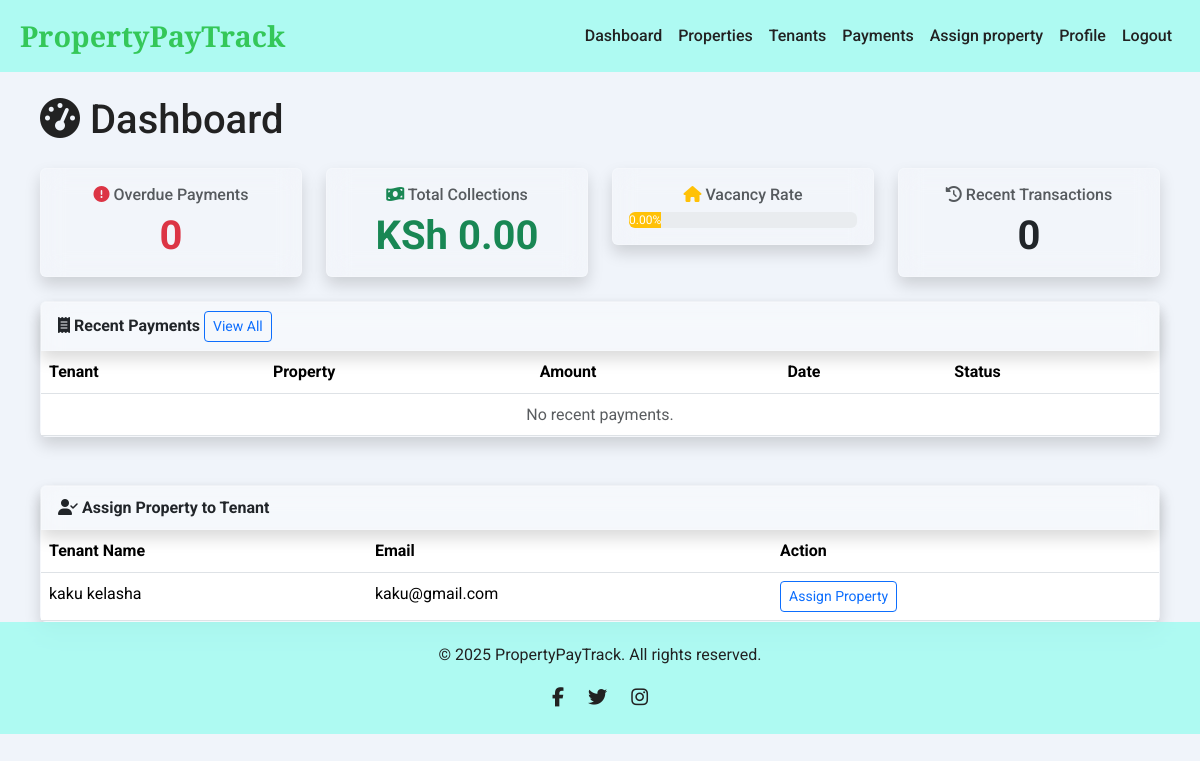
The page /landlord/dashboard (signed in) on the database its author committed.
### app/models.py (models this page shows, shortened)
class Tenant(db.Model):
    __tablename__ = 'tenant'
    id = db.Column(db.Integer, primary_key=True)
    user_id = db.Column(db.Integer, db.ForeignKey('user.id', ondelete='CASCADE'), unique=True, nullable=True, index=True)
    first_name = db.Column(db.String(100), nullable=False)
    last_name = db.Column(db.String(100), nullable=False)
    email = db.Column(db.String(120), nullable=True)
    phone_number = db.Column(db.String(20))
    property = db.relationship('Property', back_populates='tenants')
    rent_amount = db.Column(db.Numeric(10, 2), nullable=True, default=0.00)
    national_id = db.Column(db.String(50), nullable=True)
    status = db.Column(db.String(50), default='active')
    due_day_of_month = db.Column(db.Integer)
    grace_period_days = db.Column(db.Integer, default=5)
    lease_start_date = db.Column(db.Date)
    lease_end_date = db.Column(db.Date)
    property_id = db.Column(db.Integer, db.ForeignKey('property.id', ondelete='CASCADE'), nullable=True, index=True)
    unit_id = db.Column(db.Integer, db.ForeignKey('unit.id', ondelete='CASCADE'), nullable=True, index=True)
    unit = db.relationship('Unit', foreign_keys=[unit_id], backref='tenant', uselist=False)
    created_at = db.Column(db.DateTime, default=lambda: datetime.now(timezone.utc))
    updated_at = db.Column(db.DateTime, default=lambda: datetime.now(timezone.utc), onupdate=lambda: datetime.now(timezone.utc))
    payments = db.relationship('Payment', backref='tenant', lazy=True, cascade="all, delete-orphan")

### app/routes.py (the view, shortened to what this page needs)
@main.route('/landlord/dashboard')
@login_required
@roles_required('landlord')
def landlord_dashboard():
    try:
        metrics = {
            'overdue_payments': 0,
            'total_collections': 0.00,
            'vacancy_rate': 0.00,
            'recent_transactions': 0
        }
        recent_payments = []
        landlord_tenants = []  # Initialize for later use
        landlord_properties = Property.query.filter_by(landlord_id=current_user.id).all()
        landlord_property_ids = [p.id for p in landlord_properties]
        if landlord_property_ids:
            landlord_tenants = Tenant.query.filter(
                Tenant.property_id.in_(landlord_property_ids),
                Tenant.status == 'active'
            ).all()
            landlord_tenant_ids = [t.id for t in landlord_tenants]
            today = datetime.utcnow().date()
            current_month_start = today.replace(day=1)
            next_month_start = (datetime(today.year + (today.month == 12), (today.month % 12) + 1, 1)).date()
            for tenant in landlord_tenants:
                due_day = tenant.due_day_of_month or 1
                try:
                    due_date_this_month = current_month_start.replace(day=due_day)
                except ValueError:
                    due_date_this_month = (next_month_start - timedelta(days=1))
                effective_due_date = due_date_this_month + timedelta(days=tenant.grace_period_days or 0)
            metrics['total_collections'] = db.session.query(func.sum(Payment.amount)).filter(
                Payment.tenant_id.in_(landlord_tenant_ids),
                Payment.status == 'confirmed',
                Payment.payment_date >= current_month_start,
                Payment.payment_date < next_month_start
            ).scalar() or 0.00
            total_units = db.session.query(func.count(Unit.id)).filter(
                Unit.property_id.in_(landlord_property_ids),
                Unit.status != 'maintenance'
            ).scalar() or 0
            occupied_units = len(Tenant.query.filter(
                Tenant.property_id.in_(landlord_property_ids),
                Tenant.status == 'active',
                Tenant.unit_id != None
            ).join(Unit, Tenant.unit_id == Unit.id).all())
            if total_units > 0:
                metrics['vacancy_rate'] = round(((total_units - occupied_units) / total_units) * 100, 2)
            else:
                metrics['vacancy_rate'] = 0.00
            seven_days_ago = today - timedelta(days=7)
            metrics['recent_transactions'] = Payment.query.filter(
                Payment.tenant_id.in_(landlord_tenant_ids),
                Payment.status == 'confirmed',
                Payment.payment_date >= seven_days_ago
            ).count()
            recent_payments_query = Payment.query.filter(
                Payment.tenant_id.in_(landlord_tenant_ids),
                Payment.status == 'confirmed'
            ).join(Tenant).order_by(Payment.payment_date.desc()).limit(5).all()
        return render_template(
            'landlord_dashboard.html',
            metrics=metrics,
            recent_payments=recent_payments,
            landlord_tenants=landlord_tenants
        )
    except Exception as e:
        logging.error("Dashboard error occurred:")
        logging.error(traceback.format_exc())  # Logs the full traceback
        flash(_l('An error occurred while loading the dashboard. Please try again.'), 'danger')
        return redirect(url_for('main.landing_page'))

### app/models.py (called while the page is built)
    def has_role(self, role):
        return any(r.name == role for r in self.roles)

### app/routes.py (called while the page is built)
def roles_required(*required_roles):
    def decorator(f):
        @wraps(f)
        def decorated_function(*args, **kwargs):
            if not current_user.is_authenticated:
                return redirect(url_for('main.login'))
            user_roles = {role.name for role in current_user.roles}
            if not set(required_roles).issubset(user_roles):
                flash(_l('You do not have the required permissions to access this page.'), 'danger')
                return redirect(url_for('main.index'))
            return f(*args, **kwargs)
        return decorated_function
    return decorator

### app/templates/landlord_dashboard.html (shortened to what this page needs)
{% extends 'base.html' %}
{% block content %}
<div class="dashboard-container jarallax" data-jarallax data-speed="0.8">
    <div class="container">
        <h1 class="mb-4" data-aos="fade-down"><i class="fas fa-tachometer-alt"></i> {{ _('Dashboard') }}</h1>
        <div class="row g-4 mb-4">
            <div class="col-6 col-md-3" data-aos="fade-up">
                <a href="{{ url_for('main.overdue_payment') }}" class="text-decoration-none">
                    <div class="card text-center bg-glass">
                        <div class="card-body">
                            <h6 class="card-title text-muted">
                                <i class="fas fa-exclamation-circle text-danger"></i> {{ _('Overdue Payments') }}
                            </h6>
                            <div class="display-6 fw-bold text-danger">{{ metrics.overdue_payments or 0 }}</div>
                        </div>
                    </div>
                </a>
            </div>
            <div class="col-6 col-md-3" data-aos="fade-up" data-aos-delay="200">
                <a href="{{ url_for('main.payments_history') }}" class="text-decoration-none">
                    <div class="card text-center bg-glass">
                        <div class="card-body">
                            <h6 class="card-title text-muted">
                                <i class="fas fa-money-bill-wave text-success"></i> {{ _('Total Collections') }}
                            </h6>
                            <div class="display-6 fw-bold text-success">KSh {{ "%.2f"|format(metrics.total_collections) }}</div>
                        </div>
                    </div>
                </a>
            </div>
            <div class="col-6 col-md-3" data-aos="fade-up" data-aos-delay="400">
                <div class="card text-center bg-glass">
                    <div class="card-body">
                        <h6 class="card-title text-muted">
                            <i class="fas fa-home text-warning"></i> {{ _('Vacancy Rate') }}
                        </h6>
                        <div class="progress">
                            <div class="progress-bar bg-warning" role="progressbar" width: {{ metrics.vacancy_rate }}% aria-valuenow="{{ metrics.vacancy_rate }}" aria-valuemin="0" aria-valuemax="100">
                                {{ "%.2f"|format(metrics.vacancy_rate) }}%
                            </div>
                        </div>
                    </div>
                </div>
            </div>
            <div class="col-6 col-md-3" data-aos="fade-up" data-aos-delay="600">
                <div class="card text-center bg-glass">
                    <div class="card-body">
                        <h6 class="card-title text-muted">
                            <i class="fas fa-history"></i> {{ _('Recent Transactions') }}
                        </h6>
                        <div class="display-6 fw-bold">{{ metrics.recent_transactions or 0 }}</div>
                    </div>
                </div>
            </div>
        </div>
        <div class="row" data-aos="fade-up" data-aos-delay="800">
            <div class="col-12">
                <div class="card bg-glass">
                    <div class="card-header bg-glass fw-bold">
                        <span><i class="fas fa-receipt"></i> {{ _('Recent Payments') }}</span>
                        <a href="{{ url_for('main.payments_history') }}" class="btn btn-sm btn-outline-primary">{{ _('View All') }}</a>
                    </div>
                    <div class="card-body p-0">
                        <div class="table-responsive">
                            <table class="table table-hover mb-0">
                                <thead>
                                    <tr>
                                        <th>{{ _('Tenant') }}</th>
                                        <th>{{ _('Property') }}</th>
                                        <th>{{ _('Amount') }}</th>
                                        <th>{{ _('Date') }}</th>
                                        <th>{{ _('Status') }}</th>
                                    </tr>
                                </thead>
                                <tbody>
                                    {% for payment in recent_payments %}
                                    <tr>
                                        <td data-label="Tenant">{{ payment.tenant_name }}</td>
                                        <td data-label="Property">{{ payment.property_name }}</td>
                                        <td data-label="Amount">KSh {{ "%.2f"|format(payment.amount) }}</td>
                                        <td data-label="Date">{{ payment.payment_date.strftime('%d/%m/%Y') }}</td>
                                        <td data-label="Status">
                                            <span class="badge bg-{{ 'success' if payment.status == 'confirmed' else 'pending' if payment.status == 'pending' else 'warning' }}">
                                                {{ _(payment.status.title()) }}
                                            </span>
                                        </td>
                                    </tr>
                                    {% else %}
                                    <tr>
                                        <td colspan="5" class="text-center text-muted">{{ _('No recent payments.') }}</td>
                                    </tr>
                                    {% endfor %}
                                </tbody>
                            </table>
                        </div>
                    </div>
                </div>
            </div>
        </div>
        <div class="row mt-5" data-aos="fade-up" data-aos-delay="1000">
            <div class="col-12">
                <div class="card bg-glass">
                    <div class="card-header bg-glass fw-bold">
                        <span><i class="fas fa-user-check"></i> {{ _('Assign Property to Tenant') }}</span>
                    </div>
                    <div class="card-body p-0">
                        <div class="table-responsive">
                            <table class="table table-hover mb-0">
                                <thead>
                                    <tr>
                                        <th>{{ _('Tenant Name') }}</th>
                                        <th>{{ _('Email') }}</th>
                                        <th>{{ _('Action') }}</th>
                                    </tr>
                                </thead>
                                <tbody>
                                    {% for tenant in landlord_tenants %}
                                    <tr>
                                        <td data-label="Tenant Name">{{ tenant.first_name }} {{ tenant.last_name }}</td>
                                        <td data-label="Email">{{ tenant.email }}</td>
                                        <td data-label="Action">
                                            <a href="{{ url_for('main.assign_property', tenant_id=tenant.id) }}" class="btn btn-outline-primary btn-sm">
                                                {{ _('Assign Property') }}
                                            </a>
                                        </td>
                                    </tr>
                                    {% else %}
                                    <tr>
                                        <td colspan="3" class="text-center text-muted">{{ _('No active tenants available.') }}</td>
                                    </tr>
                                    {% endfor %}
                                </tbody>
                            </table>
                        </div>
                    </div>
                </div>
            </div>
        </div>
    </div>
</div>
{% endblock %}

### app/templates/base.html (style rules this page uses)
:root { --primary-color: #34c759; --secondary-color: #2aa648; --accent-color: #ffd700; --text-color: #222; --light-text-color: #ffffff; --background-color: #f0f4fa; --card-background: rgba(155, 252, 240, 0.774); --shadow-light: 0 4px 8px rgba(0, 0, 0, 0.1); --shadow-medium: 0 8px 16px rgba(0, 0, 0, 0.15); --shadow-strong: 0 12px 24px rgba(0, 0, 0, 0.2); }
body { font-family: 'Roboto', sans-serif; margin: 0; padding: 0; box-sizing: border-box; background-color: var(--background-color); color: var(--text-color); line-height: 1.6; scroll-behavior: smooth; }
.container { max-width: 1200px; margin: 0 auto; padding: 0 20px; }
.bg-glass { background: rgba(255, 255, 255, 0.15); backdrop-filter: blur(12px); -webkit-backdrop-filter: blur(12px); border: 1px solid rgba(255, 255, 255, 0.2); box-shadow: var(--shadow-medium); }

### rows shown on the page
Tenant: first_name "kaku", last_name "kelasha", email "kaku@gmail.com"

### other values the page prints
{{ metrics.overdue_payments or 0 }} "0"
{{ "%.2f"|format(metrics.total_collections) }} "0.00"
{{ "%.2f"|format(metrics.vacancy_rate) }} "0.00"
{{ metrics.recent_transactions or 0 }} "0"
